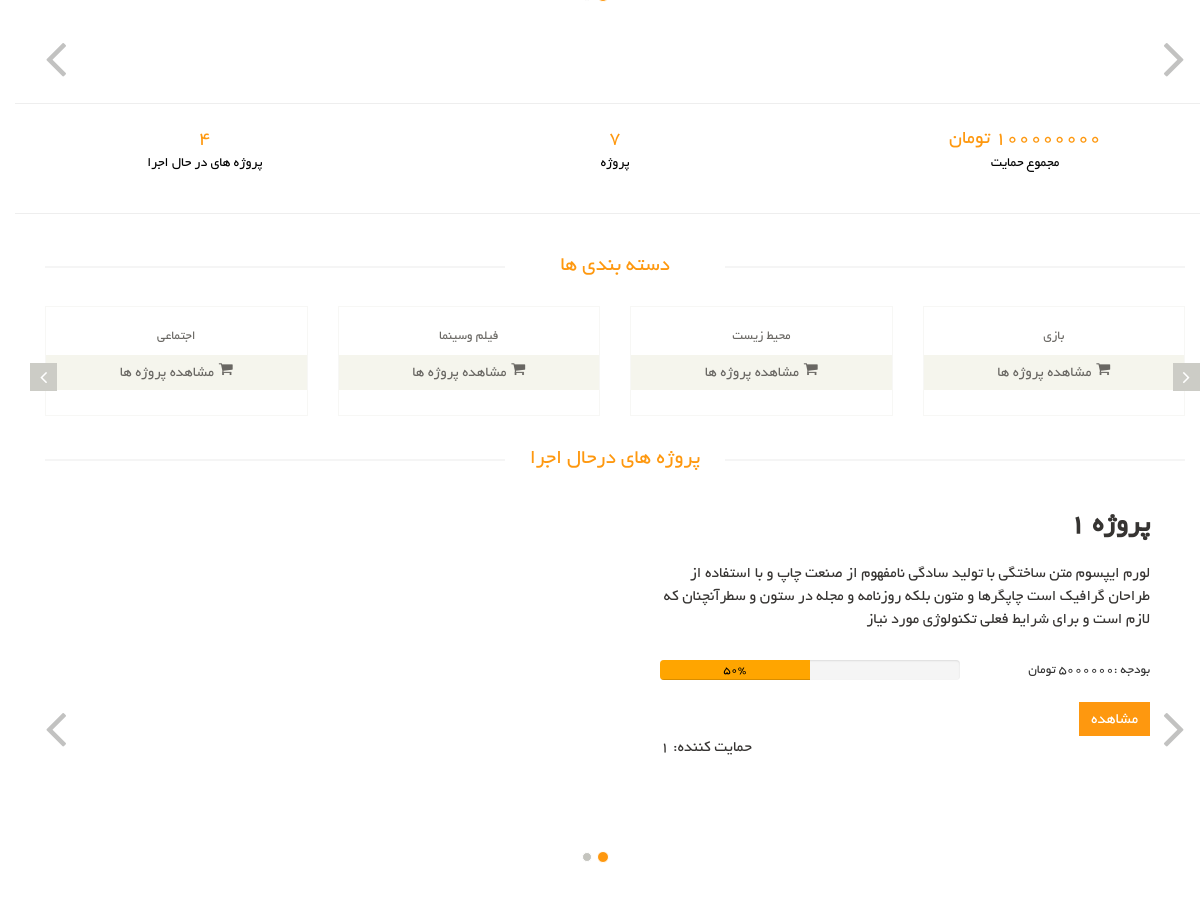
The page / on the database its author committed.
### hami_projects/models.py (models this page shows, shortened)
class Group (models.Model):
    title = models.CharField(max_length=120, verbose_name='عنوان')
    slug = models.CharField(max_length=120, verbose_name='عنوان مدیریتی', null=True, blank=True)
    discribtion = models.TextField(verbose_name='توضیحات')
    image = models.ImageField(upload_to=None, blank=True, null=True, verbose_name='عکس ')
    class Meta:
        verbose_name = 'دسته بندی'
        verbose_name_plural = 'دسته بندی ها'

class Project (models.Model):
    name = models.CharField(max_length=25,verbose_name='عنوان مدیریتی', blank=True, null=True)
    name_show = models.CharField(max_length=25,verbose_name='عنوان قابل نمایش')
    creator = models.ForeignKey(User, on_delete=models.CASCADE, verbose_name='صاحب پروژه')
    Groups = models.ForeignKey(Group, on_delete=models.CASCADE, verbose_name='دسته بندی')
    discribtion = models.TextField(max_length=250, verbose_name='شرح مدیریتی',  blank=True, null=True,)
    discribtion_show = models.TextField(max_length=250, verbose_name='شرح قابل نمایش')
    order = models.IntegerField(verbose_name='وزن', blank=True, null=True)
    budget = models.PositiveIntegerField(verbose_name='مبلغ مورد نیاز')
    Currentـbudget = models.PositiveIntegerField(verbose_name='مبلغ جمع شده', blank=True, null=True, default=0)
    needed_time =  models.DateField(verbose_name='مدت زمان مورد نیاز ')
    site = models.CharField(max_length=35, verbose_name='سایت')
    email = models.CharField(max_length=35, verbose_name='ایمیل')
    logo = models.ImageField(upload_to=None, blank=True, null=True, verbose_name='عکس کاور')
    status = models.CharField(max_length=35, choices=status, verbose_name='وضعیت', default='disable')
    objects = ProjectManager()
    class Meta:
        verbose_name = 'پروژه'
        verbose_name_plural = 'پروژه ها'
    def supports(self):
        return str(self.support_set.count())
    def percent(self):
        return (int((self.Currentـbudget * 100)/self.budget))
    def get_absolute_url(self):
        return f"/projects/{self.id}"

### hami/views.py (the view)
# urls.py: path('', home_page, name='home'),
def home_page(request):
    slides = Slider.objects.all()
    group = Group.objects.all()
    active_projects = Project.objects.filter(status='enable')
    all_projects = Project.objects.all()
    context = {
        'slides' : slides,
        'groups' : my_grouper(4, group),
        'projects' : active_projects,
        'project_count' : all_projects.count(),
        'enb_project_count' : active_projects.count(),
    }
    return render(request, 'home_page.html', context)

### hami/views.py (called while the page is built)
def my_grouper(n, iterable):
    args = [iter(iterable)] * n
    return ([e for e in t if e is not None] for t in itertools.zip_longest(*args))

### templates/home_page.html (shortened to what this page needs)
{% extends 'shared/_MainLayout.html' %}
{% load static %}
{% block content %}
<br>
    <section id="slider">
        <div class="container">
            <div class="row">
                <div class="col-sm-12">
                    <div id="slider-carousel" class="carousel slide" data-ride="carousel">
                        <ol class="carousel-indicators">
                        </ol>
                        <div class="carousel-inner">
                            {% for slide in slides %}
                                <div class="item {{ forloop.first|yesno:"active," }}">
                                    <div class="col-sm-12">
                                    </div>
                                </div>
                            {% endfor %}
                        </div>
                        <a href="#slider-carousel" class="left control-carousel hidden-xs" data-slide="prev">
                            <i class="fa fa-angle-left"></i>
                        </a>
                        <a href="#slider-carousel" class="right control-carousel hidden-xs" data-slide="next">
                            <i class="fa fa-angle-right"></i>
                        </a>
                    </div>
                </div>
            </div>
        </div>
    </section>
    <hr>
    <div class="row counters">
        <div class="col-lg-4 col-6 text-center">
            <span data-toggle="counter-up">{{enb_project_count}}</span>
            <p>پروژه های در حال اجرا</p>
        </div>
        <div class="col-lg-4 col-6 text-center">
            <span data-toggle="counter-up">{{project_count}}</span>
            <p>پروژه</p>
        </div>
        <div class="col-lg-4 col-6 text-center">
            <span data-toggle="counter-up"> 100000000 تومان  </span>
            <p>مجموع حمایت</p>
        </div>
    </div>
    <hr>
    <br>
    <section>
        <div class="container">
            <div class="row">
                <div class="recommended_items">
                    <h2 class="title text-center">دسته بندی ها</h2>
                    <div id="recommended-item-carousel" class="carousel slide" data-ride="carousel">
                        <div class="carousel-inner">
                            {% for group in groups %}
                                <div class="item {{ forloop.first|yesno:"active,"}}">
                                    {% for gr in group %}
                                        <div class="col-sm-3">
                                            <div class="product-image-wrapper">
                                                <div class="single-products">
                                                    <div class="productinfo text-center">
                                                        <p>{{ gr.title }}</p>
                                                        <a href="/projects/{{ gr.slug }}" class="btn btn-default add-to-cart"><i
                                                                class="fa fa-shopping-cart"></i>مشاهده پروژه ها</a>
                                                    </div>
                                                </div>
                                            </div>
                                        </div>
                                    {% endfor %}
                                </div>
                            {% endfor %}
                        </div>
                        <a class="left recommended-item-control" href="#recommended-item-carousel" data-slide="prev">
                            <i class="fa fa-angle-left"></i>
                        </a>
                        <a class="right recommended-item-control" href="#recommended-item-carousel" data-slide="next">
                            <i class="fa fa-angle-right"></i>
                        </a>
                    </div>
                </div>
            <h2 class="title text-center">پروژه های درحال اجرا</h2>
            <div class="col-sm-12">
                    <div id="slider-carousel2" class="carousel slide" data-ride="carousel">
                        <ol class="carousel-indicators">
                            <li data-target="#slider-carousel2" data-slide-to="0" class="active"></li>
                            <li data-target="#slider-carousel2" data-slide-to="1"></li>
                        </ol>
                        <div class="carousel-inner">
                            {% for project in projects %}
                                <div class="item {{ forloop.first|yesno:"active," }}">
                                    <div class="col-sm-6">
                                        <h2>{{ project.name_show }}</h2>
                                        <p>
                                            {{ project.discribtion_show }}
                                        </p>
                                        <br>
                                        <div  class="progress pull-left  text-center " style="width: 300px;">
                                            <div id="progres" class="progress-bar " role="progressbar" style="width:{{project.percent}}%;color:black;" aria-valuenow="25" aria-valuemin="0" aria-valuemax="100">{{project.percent}}%</div>
                                        </div>
                                        <div class="flex-row" ><span class="pull-right"> بودجه : </span class=""><span> {{project.Currentـbudget}} تومان&nbsp </span>
                                        </div>
                                        <a href="{{ project.get_absolute_url }}" class="btn btn-default get">
                                            مشاهده</a>
                                            <br>
                                            <p class="pull-left"> حمایت کننده: <span> {{project.supports}}</span></p>
                                    </div>
                                    <div class="col-sm-6">
                                    </div>
                                </div>
                            {% endfor %}
                        </div>
                        <br>
                        <a href="#slider-carousel2" class="left control-carousel hidden-xs" data-slide="prev">
                            <i class="fa fa-angle-left"></i>
                        </a>
                        <a href="#slider-carousel2" class="right control-carousel hidden-xs" data-slide="next">
                            <i class="fa fa-angle-right"></i>
                        </a>
                    </div>
            </div>
            </div>
        </div>
    </section>
{% endblock %}

### assets/css/main.css (style rules this page uses)
body { font-family: 'BYekan'; font-size: 10pt; position: relative; font-weight: normal; direction: rtl; }
.counters span { font-family: "BYekan", sans-serif; font-size: 20px; display: block; color: #FE980F; }
.counters p { padding: 0; margin: 0 0 20px 0; font-family: "BYekan", sans-serif; font-size: 14px; color: rgb(0, 0, 0); }
a { -webkit-transition: 300ms; -moz-transition: 300ms; -o-transition: 300ms; transition: 300ms; }
h1, h2, h3, h4, h5, h6 { font-family: 'BYekan', sans-serif; }
#slider { padding-bottom: 45px; }
#progres { background-color: orange !important; }
.carousel-indicators li { background: #C4C4BE; }
.carousel-indicators li.active { background: #FE980F; }
.item { padding-left: 100px; }
.item h2 { color: #363432; font-family: 'BYekan', sans-serif; font-size: 28px; font-weight: 700; margin-bottom: 22px; margin-top: 10px; }
.item p { color:#363432; font-size:16px; font-weight:300; font-family: 'BYekan', sans-serif; }
.get { background: #FE980F; border: 0 none; border-radius: 0; color: #FFFFFF; font-family: 'BYekan', sans-serif; font-size: 16px; font-weight: 300; margin-top: 23px; }
.control-carousel { position: absolute; top: 50%; font-size: 60px; color: #C2C2C1; }
.right { right: 0; }
.left { left: 0; }
.left-sidebar h2:after, h2.title:after { content: " "; position: absolute; border: 1px solid #f5f5f5; bottom:8px; right: 0; width: 100%; height: 0; z-index: -2; }
h2.title:before { content: " "; position: absolute; background: #fff; bottom: -6px; width: 220px; height: 30px; z-index: -1; right: 50%; margin-right: -110px; }
h2.title { color: #FE980F; font-family: 'BYekan', sans-serif; font-size: 16pt; font-weight: 400; margin: 0 15px; text-transform: uppercase; margin-bottom: 30px; position: relative; }
.product-image-wrapper { border:1px solid #F7F7F5; overflow: hidden; margin-bottom:30px; }
.single-products { position: relative; }
.productinfo p { font-family: 'BYekan', sans-serif; font-size: 10pt; font-weight: 400; color: #696763; }
.productinfo { position:relative; }
.add-to-cart { background:#F5F5ED; border: 0 none; border-radius: 0; color: #696763; font-family: 'BYekan', sans-serif; font-size: 15px; width: 100%; margin-bottom: 25px; }
.add-to-cart i { margin-left:5px; }
.recommended_items { overflow: hidden; }
#recommended-item-carousel .carousel-inner .item { padding-left: 0; }
.recommended-item-control { position: absolute; top: 41%; }
.recommended-item-control i { background: none repeat scroll 0 0 #ccccc6; color: #FFFFFF; font-size: 20px; padding: 4px 10px; }
#slider-carousel2 { height: 400px !important; }
#slider-carousel2 .carousel-inner { margin-right: 20px !important; }

### rows shown on the page
Group: title "بازی"
Group: title "محیط زیست"
Group: title "فیلم وسینما"
Group: title "اجتماعی"
Project: discribtion_show "لورم ایپسوم متن ساختگی با تولید سادگی نامفهوم از صنعت چاپ و با استفاده از طراحان گرافیک است چاپگرها و متون بلکه روزنامه و مجله در ستون و سطرآنچنان که لازم است و برای شرایط فعلی تکنولوژی مورد نیاز", Currentـbudget "5000000"
